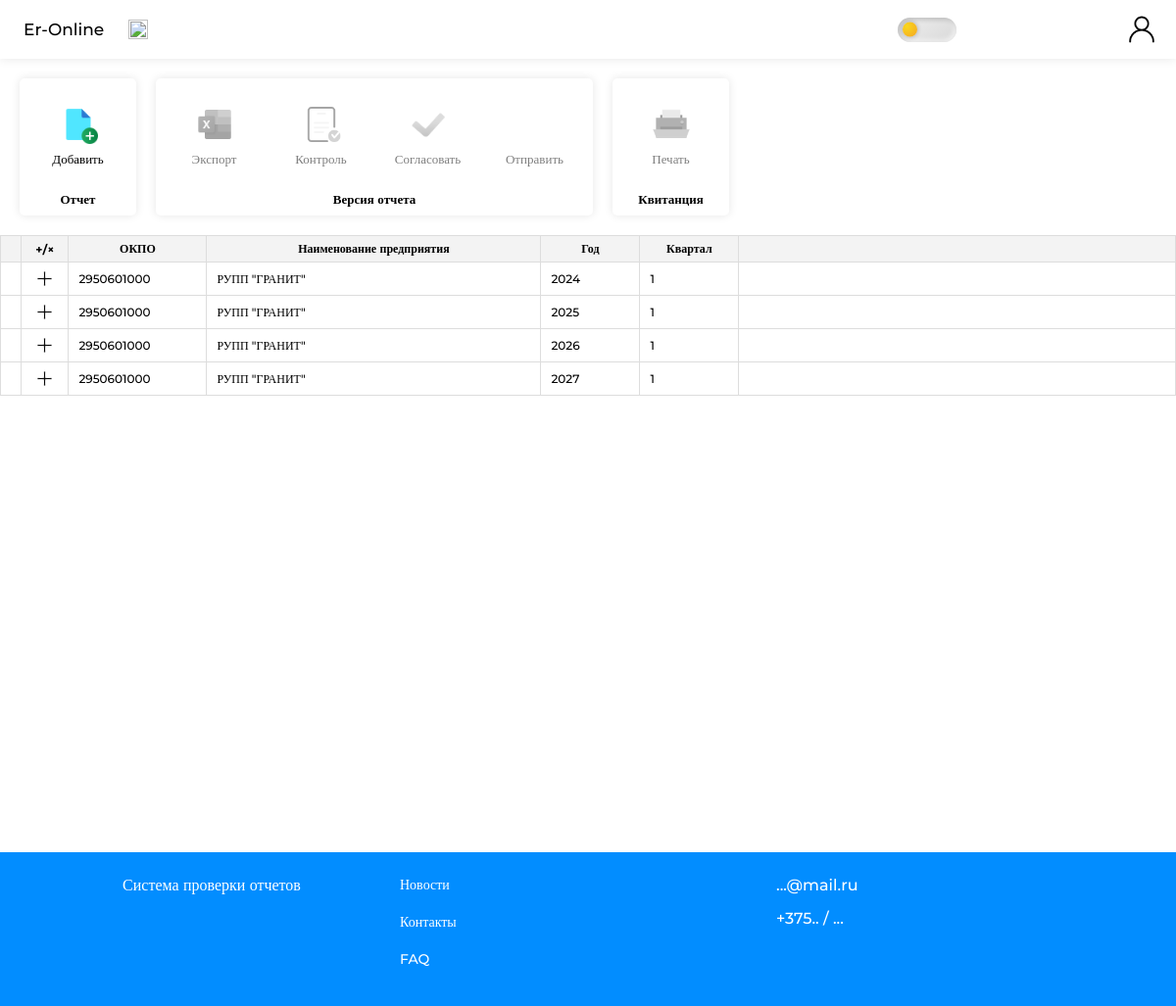
Before: /report_area (signed in) with the older database file.
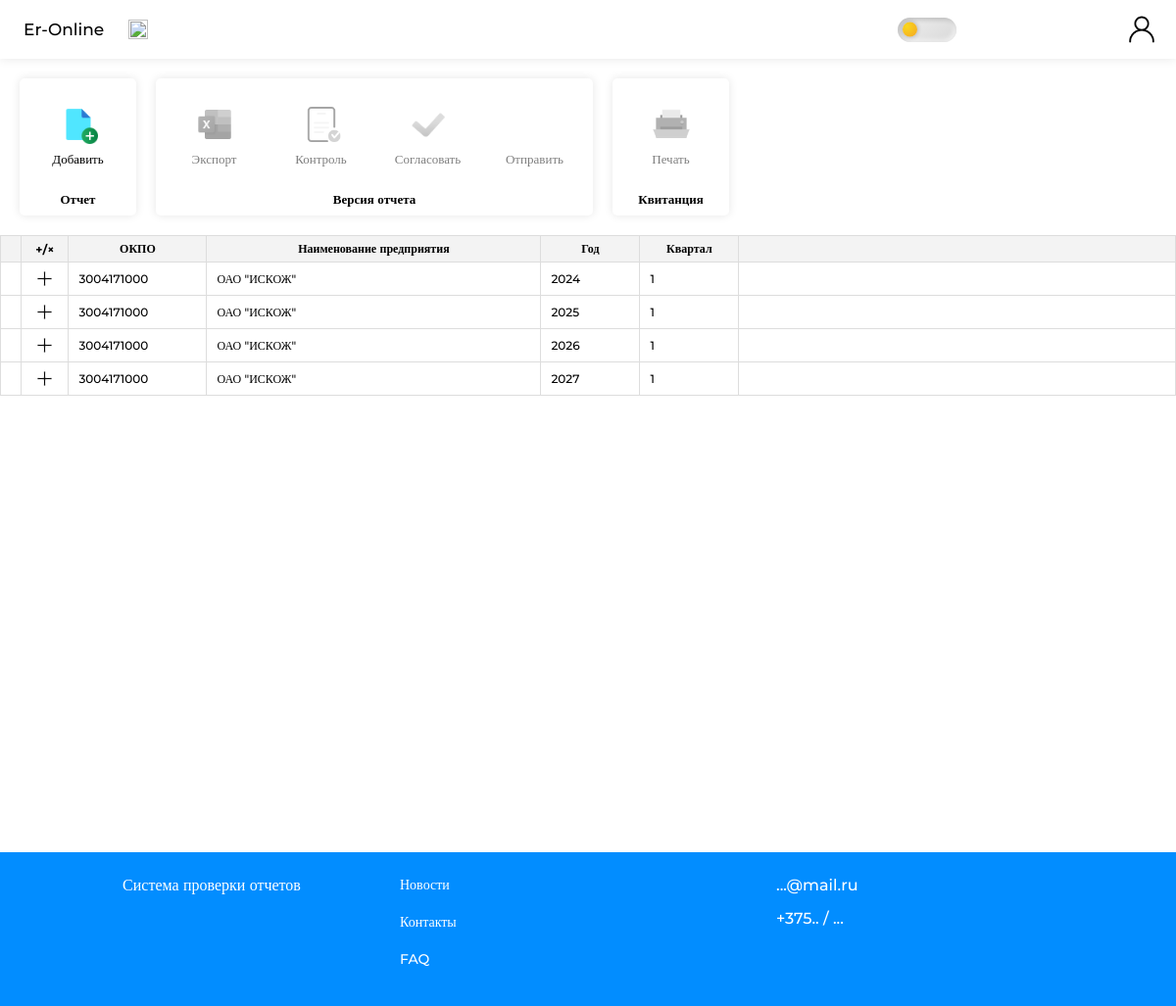
After: the same page with the newer database file.
### website/models.py (models this page shows)
class Report(db.Model):
    __tablename__ = 'report'
    id = db.Column(db.Integer, primary_key=True)
    okpo = db.Column(db.Integer)
    organization_name = db.Column(db.String(50))
    year = db.Column(db.Integer)
    quarter = db.Column(db.Integer)
    user_id = db.Column(db.Integer, db.ForeignKey('user.id'))
    time_of_receipt = db.Column(db.Date)
    versions = relationship('Version_report', backref='report')

### website/views.py (the view, shortened to what this page needs)
@views.route('/report_area')
@profile_complete
@login_required
def report_area():
    report = Report.query.filter_by(user_id=current_user.id).all()
    version = Version_report.query.filter_by().all()
    for rep in report:
        rep.versions = Version_report.query.filter_by(report_id=rep.id).all()
        for version in rep.versions:
            version.tickets = Ticket.query.filter_by(version_report_id=version.id).all()
    organization = Organization.query.filter_by(id=current_user.organization.id).all()
    dirUnit = DirUnit.query.filter_by().all()
    dirProduct = DirProduct.query.filter_by().all()
    for row in dirProduct:
        current_unit = DirUnit.query.filter_by(IdUnit=row.IdUnit).first()
        row.IdUnit = current_unit.NameUnit
    year_today = datetime.now().year
    return render_template('report_area.html',
                           year_today=year_today,
                           report=report,
                           user=current_user,
                           dirUnit=dirUnit,
                           dirProduct=dirProduct,
                           organization=organization,
                           version=version)

### website/views.py (called while the page is built)
def profile_complete(f):
    @wraps(f)
    def decorated_function(*args, **kwargs):
        if not current_user.fio or not current_user.telephone or not current_user.organization_id:
            flash('Профиль пользователя не полностью заполнен. Пожалуйста, заполните все обязательные поля.', 'error')
            return redirect(url_for('views.profile_common'))
        return f(*args, **kwargs)
    return decorated_function

### website/templates/report_area.html (shortened to what the changed rows need)
{% extends "base.html" %}
{% block content %}
<div class="report-area_page">
        <div class="report-area" >
            <table class="table_report-area">
                <thead class="order-table_titels">
                    <tr>
                        <th></th>
                        <th style = "white-space: nowrap;">+/&times;</th>
                        <th class="resizable" style="min-width: 120px;">ОКПО<div class="resizer"></div></th>
                        <th class="resizable" style="white-space: nowrap; min-width: 320px;">Наименование предприятия<div class="resizer"></div></th>
                        <th class="resizable" style="min-width: 80px;">Год<div class="resizer"></div></th>
                        <th class="resizable" style="min-width: 80px;">Квартал<div class="resizer"></div></th>
                        <th></th>
                    </tr>
                </thead>
                <tbody>
                    {%if report%}
                        {% for row in report %}
                        <tr class="report_row" data-id="{{ row.id }}">
                            <td></td>
                            <td>
                                <button class="show-versions_button">
                                    <img src="{{ url_for('static', filename='img/close_black.png')}}" class = "close_black" alt="Просмотреть версии">
                                </button>
                            </td>
                            <td>
                                <input type = "text" id = "report_okpo" value = "{{ row.okpo }}" readonly>
                            </td>
                            <td>
                                <input type = "text" id = "report_organization_name" value = "{{ row.organization_name }}" readonly>
                            </td>
                            <td>
                                <input type = "text" id = "report_year" value = "{{ row.year }}" readonly>
                            </td>
                            <td>
                                <input type = "text" id = "report_quarter" value = "{{ row.quarter }}" readonly>
                            </td>
                            <td>
                            </td>
                        </tr>
                        {% endfor %}
                {%endif%}
                </tbody>
            </table>
        </div>
</div>
{% endblock %}

Changed rows visible on the page:
changed Report (number 1 of 4 on the later page): okpo "2950601000" → "3004171000"; organization_name "РУПП \"ГРАНИТ\"" → "ОАО \"ИСКОЖ\""
changed Report (number 2 of 4 on the later page): okpo "2950601000" → "3004171000"; organization_name "РУПП \"ГРАНИТ\"" → "ОАО \"ИСКОЖ\""
changed Report (number 3 of 4 on the later page): okpo "2950601000" → "3004171000"; organization_name "РУПП \"ГРАНИТ\"" → "ОАО \"ИСКОЖ\""
changed Report (number 4 of 4 on the later page): okpo "2950601000" → "3004171000"; organization_name "РУПП \"ГРАНИТ\"" → "ОАО \"ИСКОЖ\""
